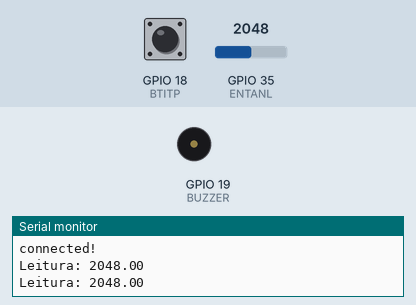
Simulated run of this sketch. Board: ESP32. Shown: buzzer (waves = sounding), the last lines printed to the serial monitor. The test bench sets the inputs (shaded band); at power-on: GPIO 35 (ENTANL) = 2048, GPIO 18 (BTITP) LOW. WiFi joins after 1.5 s; servers stay silent unless stated; no MQTT or app messages arrive unless stated.

Above: at 3.2 s.
3.3 s: GPIO 35 (ENTANL) set to 2442
5.2 s: GPIO 35 (ENTANL) set to 2527
At 7.2 s:
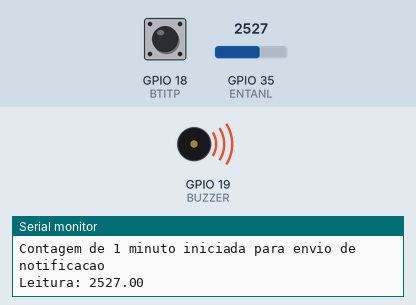
7.5 s: GPIO 18 (BTITP) driven HIGH
At 7.9 s:
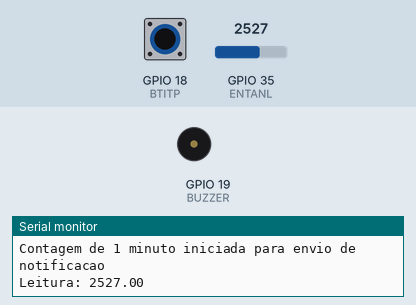
Timing chart, 0 to 10.5 s (numbered marks = the images above; inputs shaded):
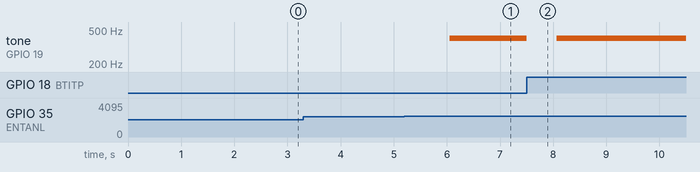

Measured:
- the behaviour switches between 2500 and 2501 on GPIO 35 (ENTANL) (found by bisection; images 0 and 1)
- after the input at 5.2 s, tone on GPIO 19 (BUZZER): silent → 400 Hz after 0.86 s
- after the input at 7.5 s, tone on GPIO 19 (BUZZER): 400 Hz → silent at once, → 400 Hz 0.56 s later

The sketch:

projeto-cod.ino
```cpp
#include <Ticker.h>
#include <WiFi.h>
#include <MQTT.h>

//ID de rede e senha
const char ssid[] = "Wokwi-GUEST";
const char pass[] = "";

const int ENTANL = 35;
const int BUZZER = 19;
const int BTITP = 18;
bool ALARME = false;
float CG = 0.0;
int TPRE = 0;

unsigned long lastMillis = 0;

Ticker temporizadorN;

//Criando objetos de rede, coenxao WIFI
WiFiClient net;
//Cria objeto pra protocolo MQTT, conexao de rede e link no topico
MQTTClient client;


//Classe que verifica conexao e estabelece protocolo mqtt
void connect() {
  Serial.print("checking wifi...");
  while (WiFi.status() != WL_CONNECTED) {
    Serial.print(".");
    delay(1000);
  }

  Serial.print("\nconnecting...");
  while (!client.connect("esp32dgt", "embarcadosdgt", "ijEl0Q2ulJqeC7oW")) {
    Serial.print(".");
    delay(1000);
  }

  Serial.println("\nconnected!");

}

//Funcao de notificacao mobile
void enviarNotificacao() {
  TPRE = TPRE + 1;
  if (TPRE == 1) {

    String notificacao = "Altos niveis de gas detectados no ambiente!!!!!";
    client.publish("/noticel", notificacao);

    Serial.println("Notificacao enviada");
    Serial.println("Reenvio em 5 minutos");
  } else if (TPRE == 5) {
    TPRE = 0;
  }

}

//Ativa alarme e inicia contador para envio de notificacao via celular
void ativarAlarmeN() {
  ALARME = true;
  Serial.println("Altos niveis de gás (ppm) detectados!");
  tone(BUZZER, 400);
  temporizadorN.attach(60, enviarNotificacao);
  Serial.println("Contagem de 1 minuto iniciada para envio de notificacao");
}

//Cancela o alarme e o envio da notificacao via celular
void cancelarAlarmeN() {
  ALARME = false;
  noTone(BUZZER);
  temporizadorN.detach();
}

void setup() {
  Serial.begin(115200);
  Serial.println("Iniciando sistema...");

  WiFi.begin(ssid, pass);
  client.begin("embarcadosdgt.cloud.shiftr.io", net);

  connect();

  pinMode(ENTANL, INPUT);
  pinMode(BUZZER, OUTPUT);
  pinMode(BTITP, INPUT);
  attachInterrupt(digitalPinToInterrupt(BTITP), cancelarAlarmeN, RISING);
}

void loop() {

  client.loop();
  CG = analogRead(ENTANL);
  Serial.print("Leitura: ");
  Serial.println(CG);

  if (CG > 2500 && !ALARME) {
    ativarAlarmeN();
  }

  if (!client.connected()) {
    connect();
  }

  // publish a message roughly every second.
  if (millis() - lastMillis > 1000) {
    lastMillis = millis();
    String message;
      message.concat(String(CG));
    client.publish("/projetodgt", message);
  }

  delay(1000);
}

//
```
